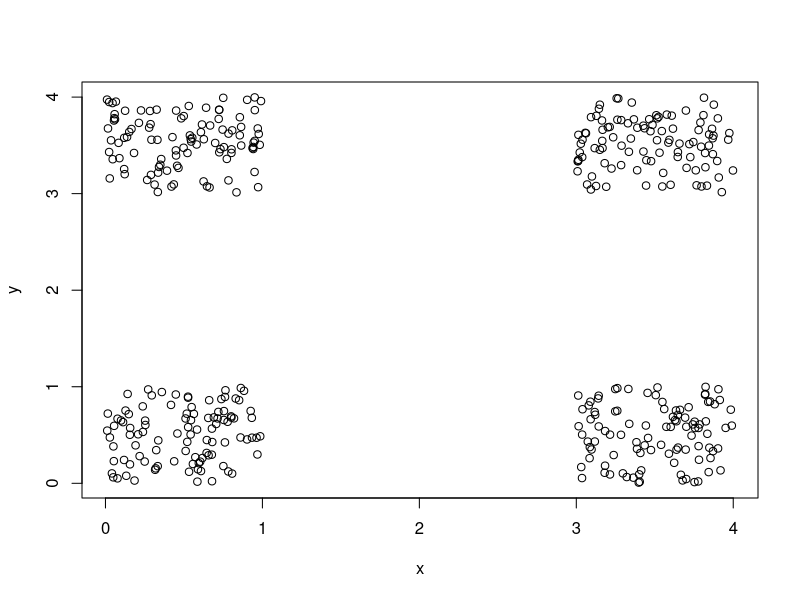

Write R code to recreate this figure.
#group1
x <- runif(100,0,1)
y <- runif(100,0,1)
f1 = data.frame(x, y)

#group2
x <- runif(100,3,4)
y <- runif(100,0,1)
f2 = data.frame(x, y)

# group3
x <- runif(100,0,1)
y <- runif(100,3,4)
f3 <- data.frame(x, y)

#group4
x <- runif(100,3,4)
y <- runif(100,3,4)
f4 <- data.frame(x, y)

#Bringing Group1 and Group2 together
m1 = merge(f1, f2, by = c("x","y"), all = TRUE)
#plot(m1)

#Bringing Group3 and Group4 together
m2 = merge(f3, f4, by = c("x","y"), all = TRUE)
#plot(m2)

#Bringing all four groups together
m3 = merge(m1, m2, by = c("x","y"), all = TRUE)
plot (m3)

library(foreign)
write.arff(m3, "points.arff", eol ="\n")
